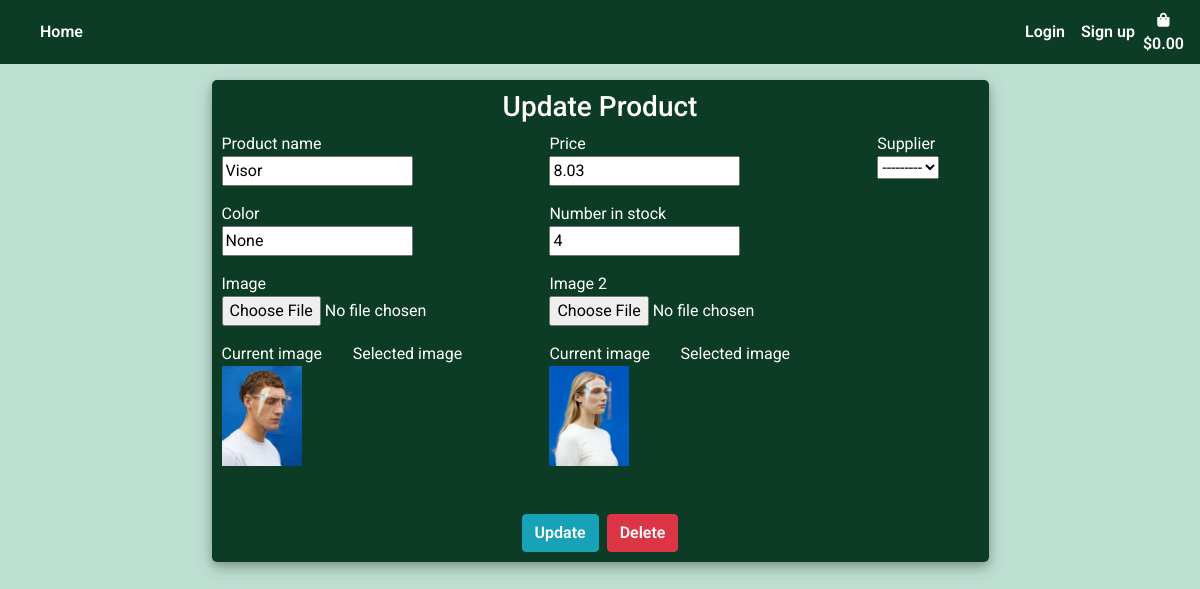
/update/1/, run on an earlier commit of the app's database.
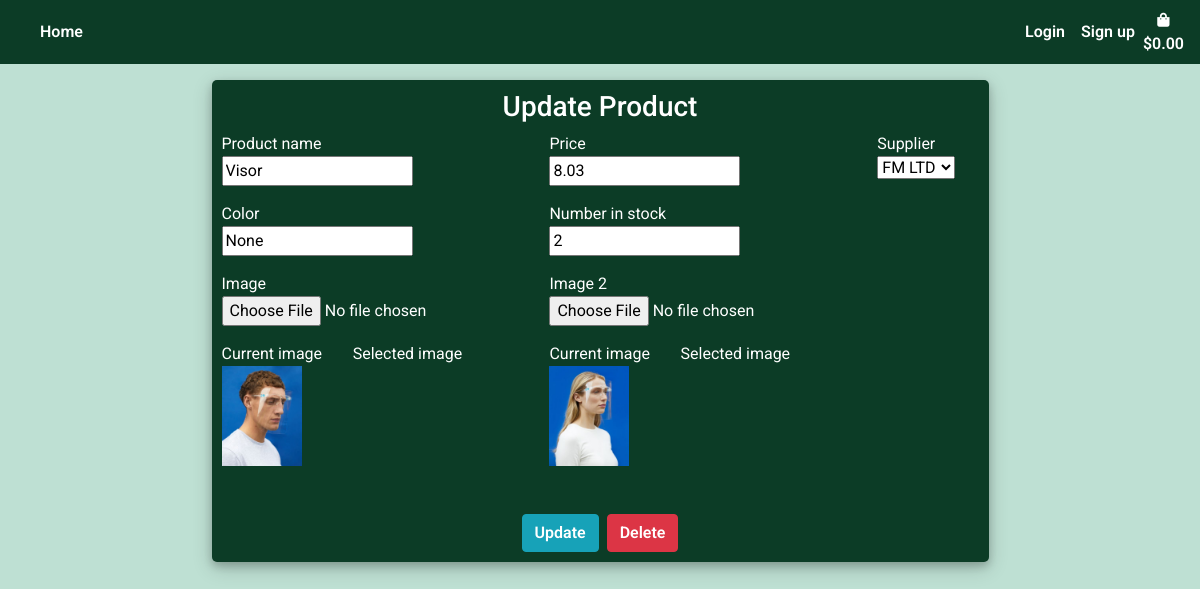
And on a later commit of the database.
### products/models.py (models this page shows, shortened)
class Product(models.Model):
    product_name = models.CharField(max_length=settings.CONST_PROFILE_ATTR)
    color = models.CharField(max_length=settings.CONST_PROFILE_ATTR)
    price = models.DecimalField(max_digits=6, decimal_places=2)
    image = ResizedImageField(size=[400, 500], crop=['middle', 'center'],quality=100, upload_to='', default='noimage.png')
    image_2 = ResizedImageField(size=[400, 500], crop=['middle', 'center'],quality=100, upload_to='', default='noimage.png', null=True)
    number_in_stock = models.IntegerField(null=True , editable=True, default=0)
    is_active = models.BooleanField(default=True, null=True)
    created_by = models.CharField(max_length=settings.CONST_PROFILE_ATTR, null=True)
    created_date = models.TimeField(auto_now_add=True, null=True)
    supplier = models.ForeignKey(Supplier, on_delete=models.CASCADE, null=True)

### products/views.py (the view)
# urls.py: path('update/<int:id>/', views.update_product, name="update_product"),
def update_product(request, id):
    product = Product.objects.get(id=id)
    form = ProductForm(request.POST or None,instance=product)
    print(form)
    if form.is_valid():
        form.save()
        return redirect(reverse("products"))
    context = {
        "form": form,
        "product": product,
    }
    return render(request, "products/products_form.html", context)

### products/forms.py
class ProductForm(forms.ModelForm):
    image = forms.ImageField(required=False, widget=forms.FileInput)
    image_2 = forms.ImageField(required=False, widget=forms.FileInput)
    supplier = forms.ModelChoiceField(queryset=Supplier.objects.all(), label='Supplier', widget=forms.Select)
    use_required_attribute = False
    class Meta:
        model = Product
        fields = ["product_name", "color",
        "price","image", "image_2", "number_in_stock", "supplier"]
    def __init__(self, *args, **kwargs):
        super(ProductForm, self).__init__(*args, **kwargs)
        for fieldname in ["product_name", "color",
        "price","image", "image_2", "number_in_stock", "supplier"]:
            self.fields[fieldname].helper = FormHelper()

### products/models.py (called while the page is built)
    def __str__(self):
        return self.supplier_name

### products/templates/products/products_form.html (shortened to what this page needs)
{% extends 'base.html'%}
{% load static %}
{% load crispy_forms_tags %}
{% block content %}
    <div class="container h-100 mt-3">
		<div class="justify-content-center h-100">
			<div class="product_card">
				<div class="justify-content-center">
					{% if product %}
                        <h3 class="text-center">Update Product</h3>
                    {% else %}
                        <h3 class="text-center">Add Product</h3>
                    {% endif %}
				</div>
				<div class="justify-content-center form_container">
					<form class="form-group mx-auto" method="POST" action="" enctype="multipart/form-data">
                            <div class="row">
                                <div class="col-md-5 mb-3">
                                    {{ form.product_name.label }}
                                    <br>
                                    {{ form.product_name }}
                                </div>
                                <div class="col-md-5 mb-3">
                                    {{ form.price.label }}
                                    <br>
                                    {{ form.price }}
                                </div>
                                <div class="col-md-2 mb-3">
                                    {{ form.supplier.label }}
                                    <br>
                                    {{ form.supplier }}
                                </div>
                            </div>
                            <div class="row">
                                <div class="col-md-5 mb-3">
                                    {{ form.color.label }}
                                    <br>
                                    {{ form.color }}
                                </div>
                                <div class="col-md-4 mb-3">
                                    {{ form.number_in_stock.label }}
                                    <br>
                                    {{ form.number_in_stock }}
                                </div>
                            </div>
                            <div class="row">
                                <div class="col-md-5 mb-3">
                                    {{ form.image.label }}
                                    <br>
                                    {{ form.image }}
                                </div>
                                <div class="col-md-5 mb-3">
                                    {{ form.image_2.label }}
                                    <br>
                                    {{ form.image_2 }}
                                </div>
                            </div>
                            <div class="row">
                                <div class="col-md-2 mb-3">
                                    <h8>Current image</h8>
                                    <br>
                                    <img class="img-fluid" style="height:100px;" src="{{ form.instance.image.url }}" />
                                </div>
                                <div class="col-md-3 mb-3">
                                    <h8>Selected image</h8>
                                    <br>
                                </div>
                                <div class="col-md-2 mb-3">
                                    <h8>Current image</h8>
                                    <br>
                                    <img class="img-fluid" style="height:100px;" src="{{ form.instance.image_2.url }}" />
                                </div>
                                <div class="col-md-3 mb-3">
                                    <h8>Selected image</h8>
                                    <br>
                                </div>
                            </div>
                            <div class="row">
                            </div>
						</div>
                        <div class="d-flex justify-content-center mt-3 product_container">
                            {% if product %}
                                <button class="btn btn-info" type="submit">Update</button>
                                <a class="btn btn-danger ml-2"   data-toggle="modal" data-target="#deleteProduct">Delete</a>
                            {% else %}
                                <button class="btn btn-success" type="submit">Add</button>
                            {% endif %}
                        </div>
				</div>
		</div>
	</div>
{% endblock %}

### templates/base.html (shortened to what this page needs)
{% load static %}
<!DOCTYPE html>
<html lang="en">
<head>
    {% block corecss %}
    <link rel="stylesheet" href="https://stackpath.bootstrapcdn.com/bootstrap/4.5.2/css/bootstrap.min.css"
>
    <link rel="stylesheet" href="https://use.fontawesome.com/releases/v5.6.1/css/all.css">
    <link rel="stylesheet" href="{% static 'css/base.css' %}">
    {% endblock %}
</head>
<body>
    <nav class="navbar navbar-expand-md navbar-light navbar-bg" style="height:100%;">
        <div class="collapse navbar-collapse" id="navbarCollapse">
            <div class="navbar-nav">
                <a href="{% url 'products' %}" class="nav-item nav-link active">Home</a>
            </div>
            <div class="navbar-nav ml-auto">
                {% if user.is_authenticated %}
                    <span class="nav-item hello-msg">Hello, {{ request.user }}</span>
                    <a href="{% url 'logout_user' %}" class="nav-item nav-link">Logout</a>
                {% else %}
                    <a href="{% url 'login_page' %}" class="nav-item nav-link">Login</a>
                    <a href="{% url 'sign_up' %}" class="nav-item nav-link">Sign up</a>
                {% endif%}
                <a class="{% if grand_total %} font-weight-bold{% else %}text-black{% endif %} nav-link nav-item"
                        href="{% url 'view_bag' %}" style="padding:0;">
                        <div class="text-center ">
                            <div><i class="fas fa-shopping-bag fa-sm"></i></div>
                            <p class="mt-0 px-0" style="margin:0;">
                                {% if request.session.grand_total %}
                                    ${{ request.session.grand_total |floatformat:2 }}
                                {% else %}
                                    $0.00
                                {% endif %}
                            </p>
                        </div>
                    </a>
            </div>
        </div>
    </nav>
    {% block content %}
    {% endblock%}
</body>
</html>

### static/css/base.css (style rules this page uses)
body { background-color: #bee0d3; color: #0C3C26; font-family: 'Roboto', sans-serif; margin: 0; padding: 0; padding-bottom: 60px; margin: 0 0 40px; }
html { position: relative; min-height: 100%; }
.navbar-bg { background-color: #0C3C26; }
a { color: #fff; }
.btn { font-weight: 600; }
.navbar-light .navbar-nav .nav-link.active { color: #fff; font-weight: 600; }
.navbar-light .navbar-nav .nav-link { color: #fff; font-weight: 600; margin: auto; }
a { color: #fff; font-weight: 600; }
.login_container, .product_container, .purchase_container { padding: 0 2rem; }
.product_card { background: #0C3C26; color: #fff; width: 70%; margin-top: 2%; margin: auto; justify-content: center; padding: 10px; box-shadow: 0 4px 8px 0 rgba(0, 0, 0, 0.2), 0 6px 20px 0 rgba(0, 0, 0, 0.19); -webkit-box-shadow: 0 4px 8px 0 rgba(0, 0, 0, 0.2), 0 6px 20px 0 rgba(0, 0, 0, 0.19); -moz-box-shadow: 0 4px 8px 0 rgba(0, 0, 0, 0.2), 0 6px 20px 0 rgba(0, 0, 0, 0.19); border-radius: 5px; }

What changed in the data, as far as the page shows it:
changed Product "Visor": supplier "---------" → "FM LTD"; number_in_stock "4" → "2"
